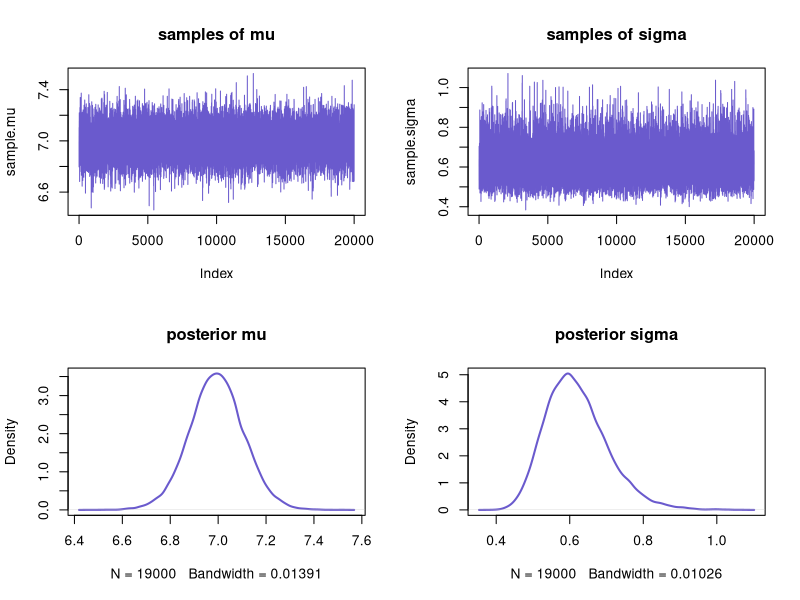
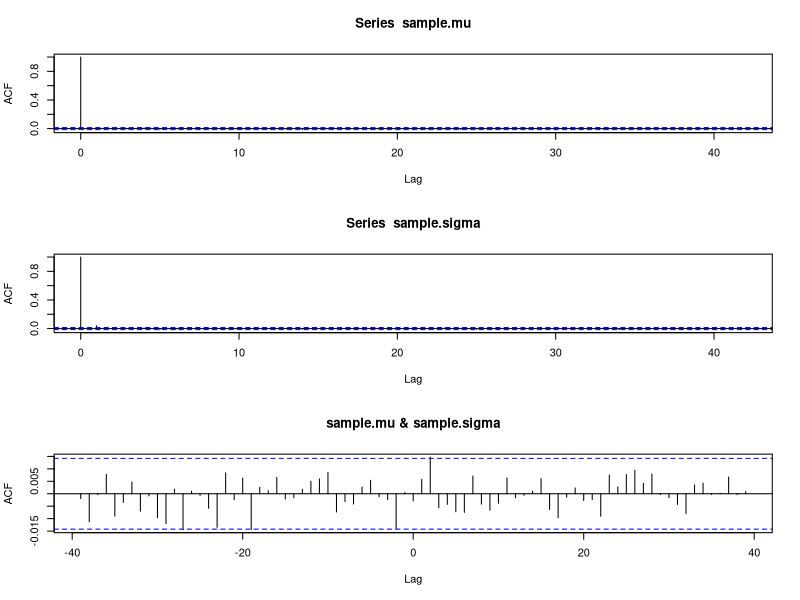
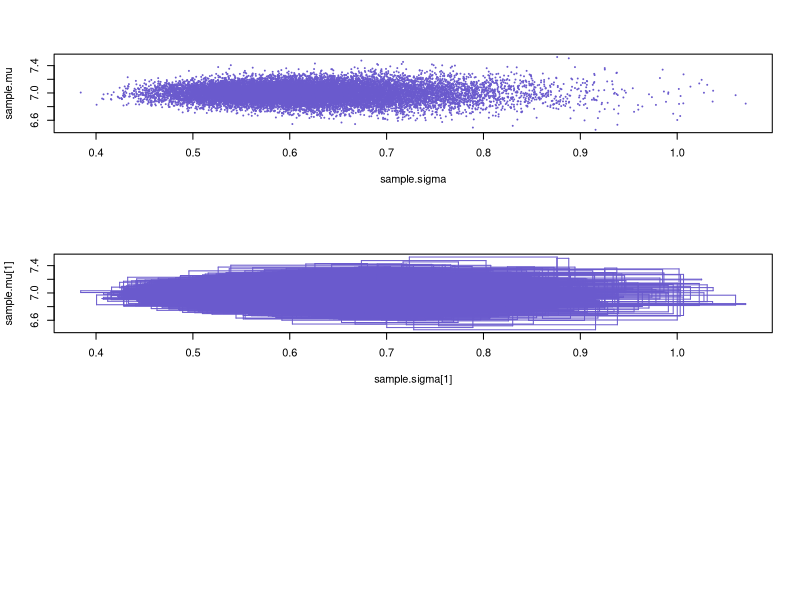

Source code (R) for these figures, in order:
##########################################################
# simple gibbs sampler
# estimates both mu and sigma
# the data
n <- 30
y <- rnorm( n , mean=7 , sd=1/2 )

# priors; these are uninformative
mu0 <- 7
sigma0 <- 1000
shape0 <- 0.001
rate0 <- 0.001

# initial guesses
k.mu <- mean(y)
k.sigma <- sd(y)

num.samples <- 20000
sample.mu <- rep(0,num.samples)
sample.sigma <- rep(0,num.samples)
for ( i in 1:num.samples ) {
    # record history
    sample.mu[i] <- k.mu
    sample.sigma[i] <- k.sigma
    
    # sample parameters
    # sample sigma, conditioned on mu
    k.tau <- rgamma( 1 , shape=shape0 + length(y)/2 , rate=rate0 + sum( (y-k.mu)^2 )/2 )
    # sample mu, conditioned on sigma
    k.sigma <- sqrt(1/k.tau)
    k.mu <- rnorm( 1 , mean= ( mu0/sigma0^2 + sum(y)/k.sigma^2 ) / (1/sigma0^2 + length(y)/k.sigma^2) , sd=sqrt(1/(1/sigma0^2 + length(y)/k.sigma^2)) )
    
}

# plot chains
par(mfrow=c(2,2))
plot( sample.mu , col="slateblue" , main="samples of mu" , type="l" )
plot( sample.sigma , col="slateblue" , main="samples of sigma" , type="l" )

# remove the "burn in" samples at the start
sample.mu <- sample.mu[-(1:1000)]
sample.sigma <- sample.sigma[-(1:1000)]

# plot posterior densities
plot( density(sample.mu) , col="slateblue" , lwd=2 , main="posterior mu" )
plot( density(sample.sigma) , col="slateblue" , lwd=2 , main="posterior sigma" )

# checking of autocorrelation
par(mfrow=c(3,1))
acf( sample.mu )
acf( sample.sigma )
ccf( sample.mu , sample.sigma )

# another way to look at gibbs sampler: bivariate random walk
plot( sample.mu ~ sample.sigma , cex=0.2 , col="slateblue" )

# animate the random walk
plot( sample.mu[1] ~ sample.sigma[1] , col="slateblue" , ylim=c(min(sample.mu),max(sample.mu)) , xlim=c(min(sample.sigma),max(sample.sigma)) )
for ( i in 1:length(sample.mu) ) {
    lines( c(sample.sigma[i],sample.sigma[i+1]) , c(sample.mu[i],sample.mu[i]) , col="slateblue" )
    lines( c(sample.sigma[i+1],sample.sigma[i+1]) , c(sample.mu[i],sample.mu[i+1]) , col="slateblue" )
}